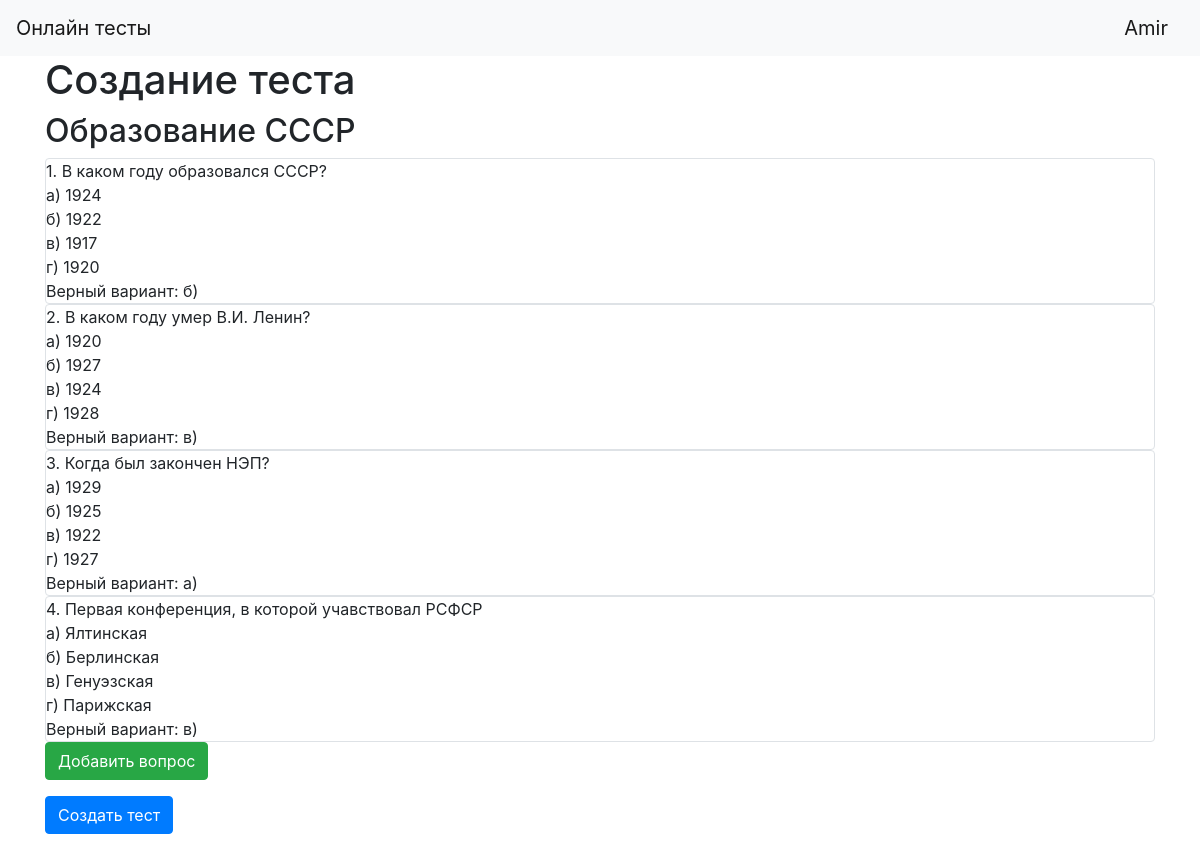
The page /add_test/10 (signed in) on the database its author committed.
### tables this page shows
CREATE TABLE users (id INTEGER NOT NULL UNIQUE PRIMARY KEY AUTOINCREMENT, name STRING NOT NULL, email STRING NOT NULL, password STRING NOT NULL, about TEXT, created_date STRING NOT NULL);

CREATE TABLE tests (id INTEGER UNIQUE PRIMARY KEY AUTOINCREMENT NOT NULL, title STRING NOT NULL, user_id INTEGER NOT NULL REFERENCES users (id));

CREATE TABLE questions (id INTEGER PRIMARY KEY AUTOINCREMENT NOT NULL UNIQUE, title STRING NOT NULL, answer_a STRING NOT NULL, answer_b STRING, answer_c STRING, answer_d STRING, correct_answer INTEGER NOT NULL, test_id INTEGER REFERENCES tests (id) NOT NULL);

### main.py (the view)
@app.route('/add_test/<int:id>', methods=['GET', 'POST'])
def add_test_end(id):
    form = TestForm()
    test_info = db_functions.select_test(id)
    form.title.data = test_info[TEST_TITLE]
    questions = get_questions_in_test(id)
    if form.validate_on_submit():
        if form.add_question.data:
            return redirect(f'/add_question/{id}')
        if form.submit.data:
            return redirect('/')
    return render_template('test.html', title='Создание теста', form=form, current_user=current_user,
                           preparation=False, questions=questions)

### forms/test.py
class TestForm(FlaskForm):
    title = StringField('Введите название теста')
    submit_title = SubmitField('Сохранить название')
    add_question = SubmitField('Добавить вопрос')
    submit = SubmitField('Создать тест')

### data/db_functions.py (called while the page is built)
def get_user_id(name, email):
    query = f"""SELECT {ID} FROM {USERS}
                WHERE {NAME} = '{name}' AND {EMAIL} = '{email}'"""
    user_id = cur.execute(query).fetchall()
    if user_id:
        return user_id[0][0]
    return None

def select_user(id):
    query = f"""SELECT * FROM {USERS} WHERE {ID} = {id}"""
    result = cur.execute(query).fetchone()
    user_info = {ID: result[0], NAME: result[1], EMAIL: result[2],
                 PASSWORD: result[3], ABOUT: result[4], CREATED_DATE: result[5]}
    return user_info

def select_test(id):
    query = f"""SELECT * FROM {TESTS} WHERE {ID} = {id}"""
    result = cur.execute(query).fetchone()
    test_info = {ID: result[0], TEST_TITLE: result[1], USER_ID: result[2]}
    return test_info

def get_question_id(title, a, b, c, d, correct, test_id):
    query = f"""SELECT {ID} FROM {QUESTIONS}
                WHERE {QUESTION_TITLE} = '{title}' AND {ANSWER_A} = '{a}' AND
                      {ANSWER_B} = '{b}' AND {ANSWER_C} = '{c}' AND {ANSWER_D} = '{d}' AND
                      {CORRECT_ANSWER} = '{correct}' AND {TEST_ID} = '{test_id}'"""
    question_id = cur.execute(query).fetchall()
    if question_id:
        return question_id[0][0]
    return None

def select_questions_in_test(test_id):
    query = f"""SELECT * FROM {QUESTIONS} WHERE {TEST_ID} = {test_id}"""
    questions = cur.execute(query).fetchall()
    result = []
    for question in questions:
        result.append({ID: question[0], QUESTION_TITLE: question[1], ANSWER_A: question[2],
                       ANSWER_B: question[3], ANSWER_C: question[4], ANSWER_D: question[5],
                       CORRECT_ANSWER: question[6], TEST_ID: question[7]})
    return result

### data/question.py (called while the page is built)
    def get_id(self):
        return db_functions.get_question_id(self.title, self.answer_a, self.answer_b,
                                            self.answer_c, self.answer_d, self.correct_answer,
                                            self.test_id)

### data/user.py (called while the page is built)
    def set_password(self, password):
        self.hashed_password = generate_password_hash(password)

### main.py (called while the page is built)
@login_manager.user_loader
def load_user(user_id):
    user_info = db_functions.select_user(user_id)
    return User(user_info[NAME], user_info[EMAIL], user_info[PASSWORD], user_info[ABOUT])

### templates/test.html (shortened to what this page needs)
{% extends "base.html" %}
{% block content %}
<h1>Создание теста</h1>
<form method="post">
    {% if preparation %}
        {% if not test_title %}
            <p>
                {{ form.title.label }}<br>
                {{ form.title(class="form-control") }}<br>
                {% for error in form.title.errors %}
                    <p class="alert alert-danger" role="alert">{{ error }}</p>
                {% endfor %}
            </p>
        {% else %}
            <h2>{{ test_title }}</h2>
        {% endif %}
        <p>{{ form.submit_title(class="btn btn-primary", type="submit") }}</p>
    {% else %}
        <h2>{{ form.title.data }}</h2>
        {% for i in range(1, questions|length + 1) %}
            <div class="col-md6 border rounded">
                {% set question = questions[i-1] %}
                {{i}}. {{ question.title }}<br>
                а) {{ question.answer_a }}<br>
                б) {{ question.answer_b }}<br>
                в) {{ question.answer_c }}<br>
                г) {{ question.answer_d }}<br>
                Верный вариант:
                {% if question.correct_answer == 1 %}
                    а)
                {% elif question.correct_answer == 2 %}
                    б)
                {% elif question.correct_answer == 3 %}
                    в)
                {% else %}
                    г)
                {% endif %}
            </div>
        {% endfor %}
        <p>{{ form.add_question(class="btn btn-success", type="submit") }}</p>
        <p>{{ form.submit(class="btn btn-primary", type="submit") }}</p>
    {% endif %}
</form>
{% endblock %}

### templates/base.html (shortened to what this page needs)
<!DOCTYPE html>
<html lang="ru">
<head>
    <link rel="stylesheet"
          href="https://stackpath.bootstrapcdn.com/bootstrap/4.4.1/css/bootstrap.min.css"
>
</head>
<body>
<header>
    <nav class="navbar navbar-light bg-light">
        <a class="navbar-brand" href="/">Онлайн тесты</a>
        {% if current_user.is_authenticated %}
            <a class="navbar-brand" href="/logout">{{ current_user.name }}</a>
        {% else %}
            <p>
                <a class="btn btn-primary" href="/register">Зарегистрироваться</a>
                <a class="btn btn-success" href="/login">Войти</a>
            </p>
        {% endif %}
    </nav>
</header>
<main role="main" class="container">
    {% block content %} {% endblock %}
</main>
</body>
</html>

### rows shown on the page
users: name "Amir"
tests: title.data "Образование СССР"
questions: title "В каком году образовался СССР?", answer_a "1924", answer_b "1922", answer_c "1917", answer_d "1920"
questions: title "В каком году умер В.И. Ленин?", answer_a "1920", answer_b "1927", answer_c "1924", answer_d "1928"
questions: title "Когда был закончен НЭП?", answer_a "1929", answer_b "1925", answer_c "1922", answer_d "1927"
questions: title "Первая конференция, в которой учавствовал РСФСР", answer_a "Ялтинская", answer_b "Берлинская", answer_c "Генуэзская", answer_d "Парижская"

### other values the page prints
{{ i }} "1" "2" "3" "4"
